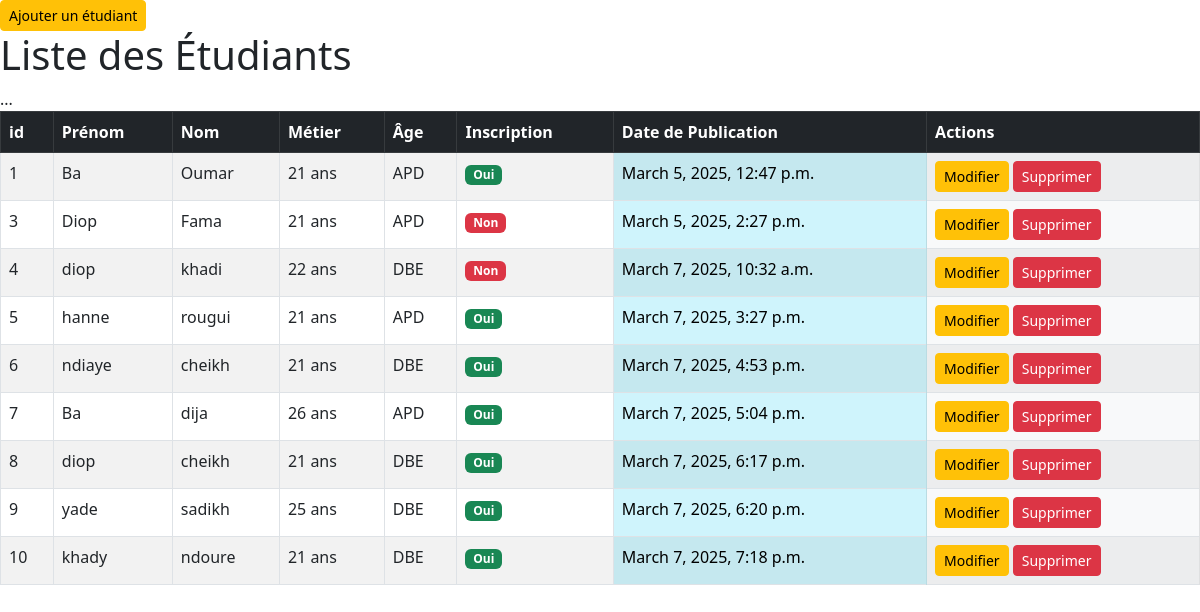
Page /etudiants/ on the earlier database version.
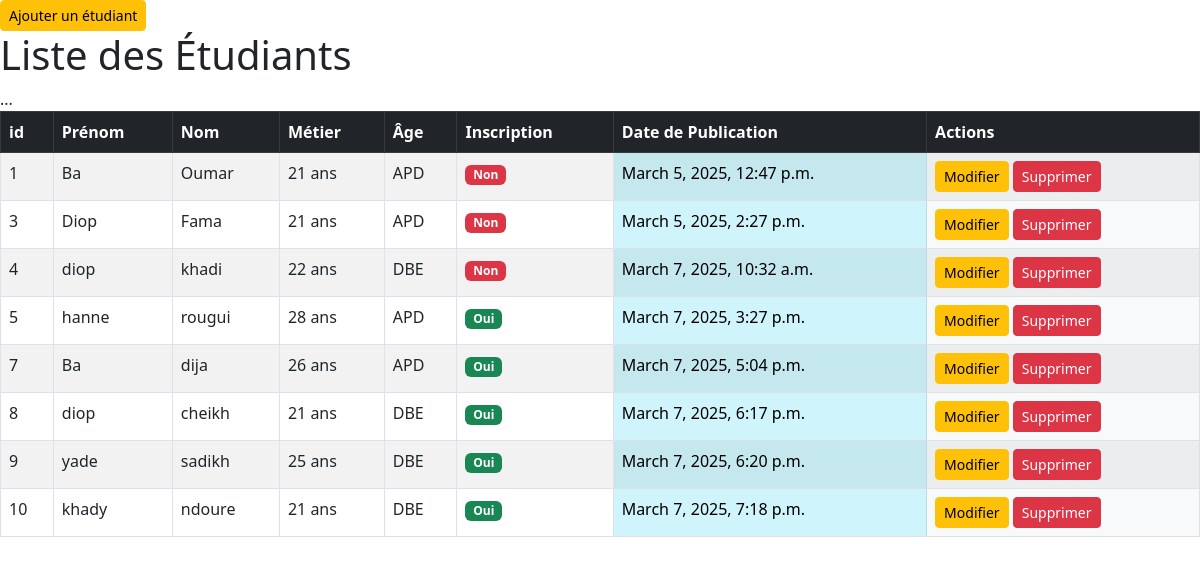
Same page on the later database version.
### etudiant/models.py (models this page shows, shortened)
class	Etudiant(models.Model):
    METIERS = [('APD' , 'APD'),('DBE' ,'DBE'),('ABD' ,('ABD'))]
    nom	=	models.CharField(max_length=200)
    prenom	=	models.CharField(max_length=200)
    age = models.PositiveIntegerField()
    est_inscrit = models.BooleanField()
    metiers =   models.CharField(max_length=20,choices=METIERS)
    created_at	=	models.DateTimeField(auto_now_add=True)

### etudiant/views.py (the view)
# urls.py: path('etudiants/', liste_etudiants, name='etudiants'),
def liste_etudiants(request):
    etudiants = Etudiant.objects.all()
    return render(request, 'etudiant/etudiants.html', {'etudiants': etudiants})

### etudiant/templates/etudiant/etudiants.html (shortened to what this page needs)
<!DOCTYPE html>
<html lang="fr">
<head>
<link rel="stylesheet" href="https://cdn.jsdelivr.net/npm/bootstrap@5.3.0/dist/css/bootstrap.min.css">
</head>
<body>
    <a href="{% url 'ajouter_etudiant' %}" class="btn btn-warning btn-sm">Ajouter un étudiant</a>
    <h1>Liste des Étudiants</h1>
    <table class="table table-striped table-bordered">...
        <thead class="table-dark">
            <tr>
                <th>id</th>
                <th>Prénom</th>
                <th>Nom</th>
                <th>Métier</th>
                <th>Âge</th>
                <th>Inscription</th>
                <th>Date de Publication</th>
                <th>Actions</th>
            </tr>
        </thead>
        <tbody>
            {% for etudiant in etudiants %}
            <tr>
                <td>{{ etudiant.id }}</td>
                <td>{{ etudiant.nom }}</td>
                <td>{{ etudiant.prenom }}</td>
                <td>{{ etudiant.age }} ans</td>
                <td>{{ etudiant.metiers }}</td>
                <td>
                    {% if etudiant.est_inscrit %}
                        <span class="badge bg-success">Oui</span>
                    {% else %}
                        <span class="badge bg-danger">Non</span>
                    {% endif %}
                </td>
                <td class="table-info">{{ etudiant.created_at }}</td>
                <td class="table-light">
                    <a  href="{% url 'modifier_etudiant' etudiant.id %}"  class="btn btn-warning btn-sm">Modifier</a>
                    <a href="{% url 'supprimer_etudiant' etudiant.id %}" class="btn btn-danger btn-sm">Supprimer</a>
                </td>
            </tr>
            {% endfor %}
        </tbody>
    </table>
</body>
</html>

Differences in the rows shown:
removed Etudiant: id "6", nom "ndiaye", prenom "cheikh", age "21", metiers "DBE", est_inscrit "Oui", created_at "March 7, 2025, 4:53 p.m."
changed Etudiant "Oumar": est_inscrit "Oui" → "Non"
changed Etudiant "hanne": age "21" → "28"
